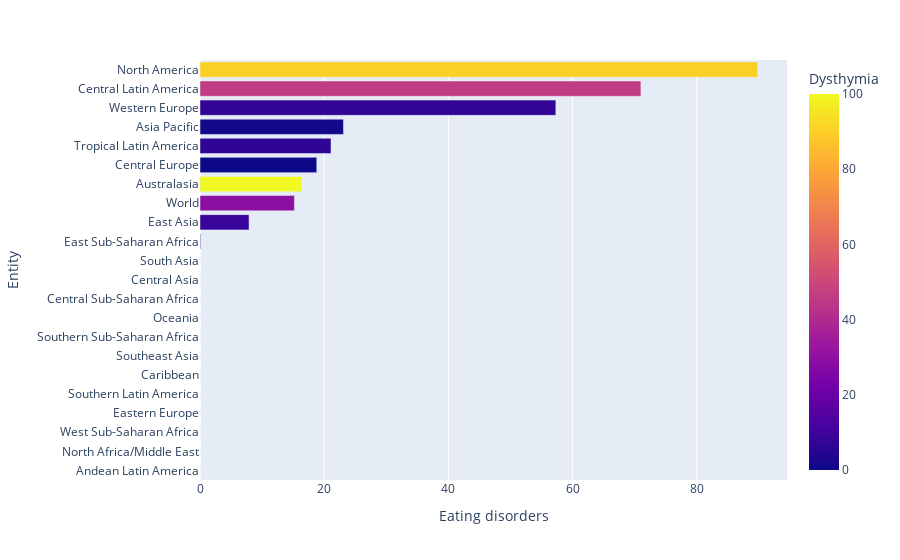

The notebook cell this image was saved under:
### Markdown cell above
1. *North America* exhibits the highest prevalence of major depression and a high incidence of bipolar disorder.
2. *Australasia* ranks high for depression with comparatively lower bipolar disorder rates.
3. *Central Asia* and *Andean Latin America* have the lowest reported rates of both conditions.
4. *The Asia Pacific* has a high bipolar disorder rate but lower depression prevalence compared to *North America*.
5. *The Caribbean and East Asia* show moderate depression levels with relatively low bipolar disorder rates.

### Code cell
df2.sort_values(by= "Eating disorders" ,inplace=True)
plt.figure(dpi=200)
fig = px.bar(df2, x="Eating disorders", y="Entity", orientation='h',color='Dysthymia')
fig.show()

### Figure 1 — Plotly figure (JSON) as saved in the notebook; plotly's stock layout.template omitted (floating-point values rounded to 4 significant figures)
{"data": [{"alignmentgroup": "True", "hovertemplate": "Eating disorders=%{x}<br>Entity=%{y}<br>Dysthymia=%{marker.color}<extra></extra>", "legendgroup": "", "marker": {"color": [0, 23.1, 46.6, 22.9, 0, 0, 0, 0.1, 0, 0, 0, 0, 0.7, 8.3, 29.4, 100, 0, 6.4, 1, 7.5, 46, 90.2], "coloraxis": "coloraxis", "pattern": {"shape": ""}}, "name": "", "offsetgroup": "", "orientation": "h", "showlegend": false, "textposition": "auto", "type": "bar", "x": [0, 0, 0, 0, 0, 0, 0, 0, 0, 0, 0, 0, 0.1, 7.9, 15.2, 16.4, 18.8, 21.1, 23.1, 57.3, 71, 89.8], "xaxis": "x", "y": ["Andean Latin America", "North Africa/Middle East", "West Sub-Saharan Africa", "Eastern Europe", "Southern Latin America", "Caribbean", "Southeast Asia", "Southern Sub-Saharan Africa", "Oceania", "Central Sub-Saharan Africa", "Central Asia", "South Asia", "East Sub-Saharan Africa", "East Asia", "World", "Australasia", "Central Europe", "Tropical Latin America", "Asia Pacific", "Western Europe", "Central Latin America", "North America"], "yaxis": "y"}], "layout": {"barmode": "relative", "coloraxis": {"colorbar": {"title": {"text": "Dysthymia"}}, "colorscale": [[0, "#0d0887"], [0.1111, "#46039f"], [0.2222, "#7201a8"], [0.3333, "#9c179e"], [0.4444, "#bd3786"], [0.5556, "#d8576b"], [0.6667, "#ed7953"], [0.7778, "#fb9f3a"], [0.8889, "#fdca26"], [1, "#f0f921"]]}, "legend": {"tracegroupgap": 0}, "margin": {"t": 60}, "xaxis": {"anchor": "y", "domain": [0, 1], "title": {"text": "Eating disorders"}}, "yaxis": {"anchor": "x", "domain": [0, 1], "title": {"text": "Entity"}}}}
